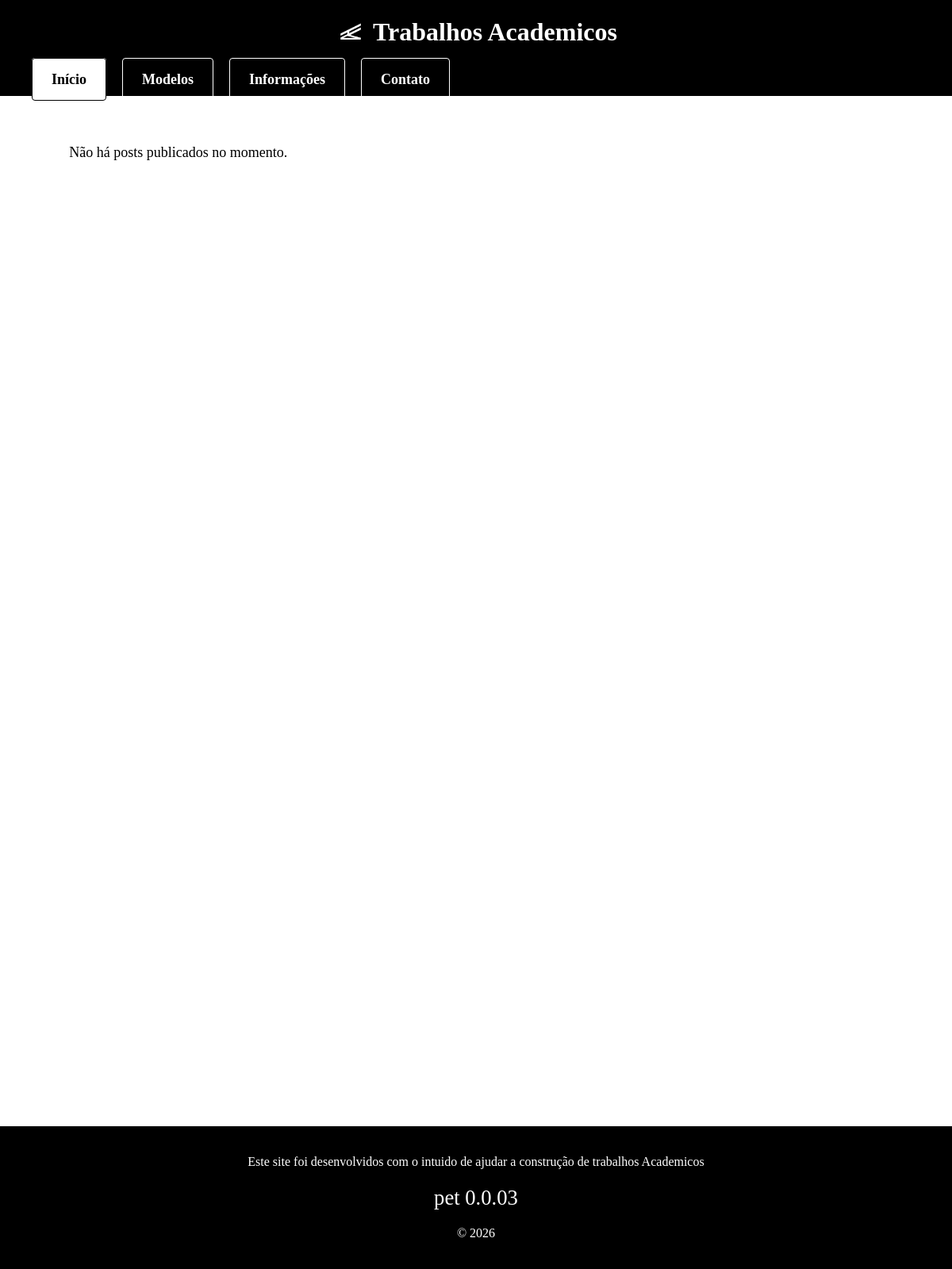
Before: / with the older database file.
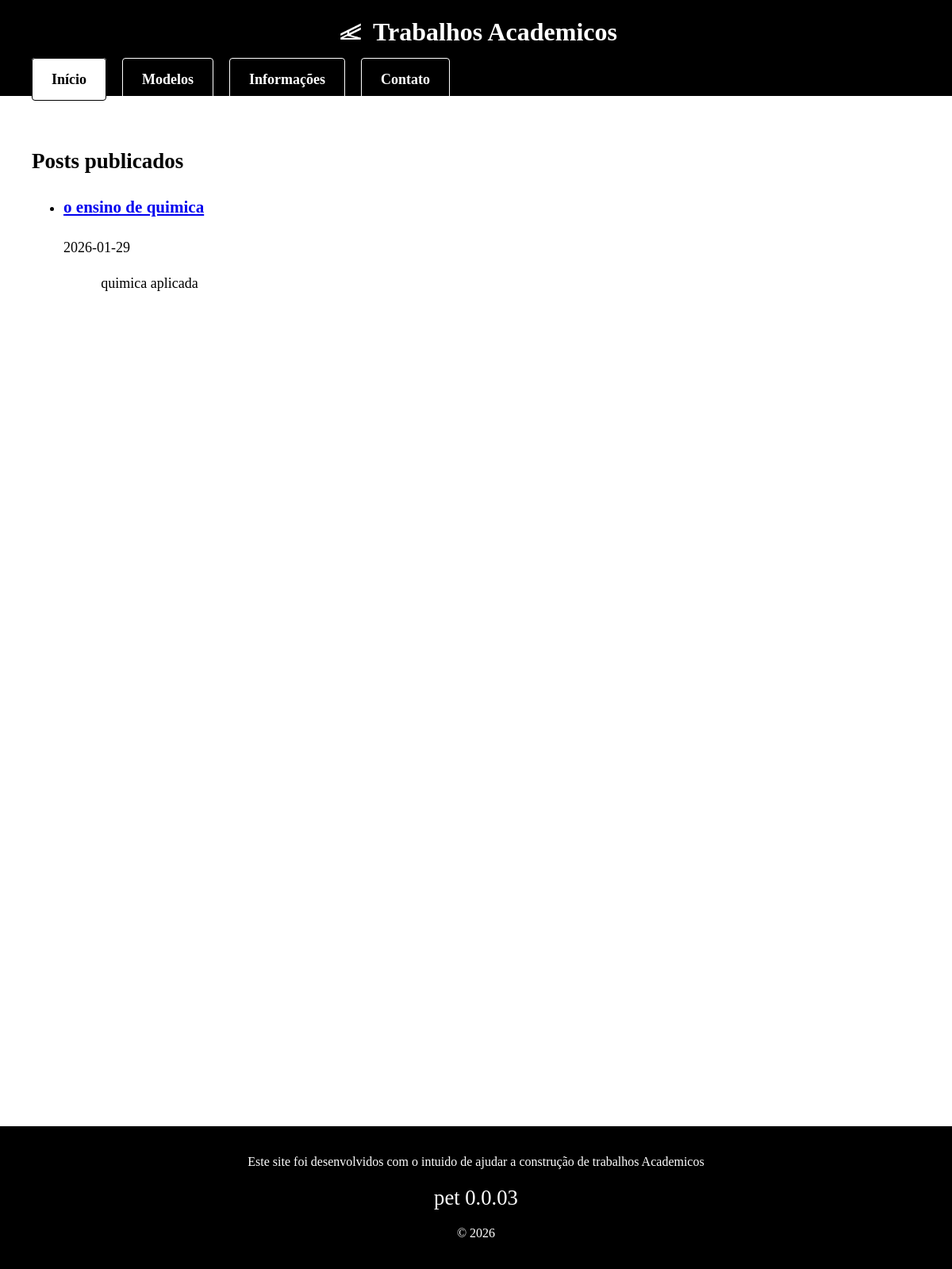
After: the same page with the newer database file.
### tables this page shows
CREATE TABLE posts (
        id INTEGER PRIMARY KEY AUTOINCREMENT,
        title TEXT NOT NULL,
        content TEXT NOT NULL,
        published BOOLEAN DEFAULT 0,
        created_at TIMESTAMP DEFAULT CURRENT_TIMESTAMP,
        updated_at TIMESTAMP DEFAULT CURRENT_TIMESTAMP
    );

### app.py (the view)
@app.route("/")
def index():
    posts = get_all_posts(published_only=True)
    return render_template("index.html", posts=posts)

### app.py (called while the page is built)
def get_db():
    conn = sqlite3.connect(DB_PATH)
    conn.row_factory = sqlite3.Row
    return conn

def get_all_posts(published_only=False):
    conn = get_db()
    cursor = conn.cursor()
    if published_only:
        cursor.execute('SELECT * FROM posts WHERE published=1 ORDER BY created_at DESC')
    else:
        cursor.execute('SELECT * FROM posts ORDER BY created_at DESC')
    posts = cursor.fetchall()
    conn.close()
    return posts

### templates/index.html (shortened to what this page needs)
{% extends "base.html" %}
{% block content %}
    <div class="texto">
        {% if posts and posts|length > 0 %}
            <h2>Posts publicados</h2>
            <ul class="posts-home">
                {% for post in posts %}
                    <li class="post-home-item">
                        <h3><a href="/post/{{ post['id'] }}">{{ post['title'] }}</a></h3>
                        <div class="meta">{{ post['created_at'][:10] }}</div>
                        <p>{{ post['content'][:250] }}{% if post['content']|length > 250 %}...{% endif %}</p>
                    </li>
                {% endfor %}
            </ul>
        {% else %}
            <p>Não há posts publicados no momento.</p>
        {% endif %}
    </div>
{% endblock %}

Changed rows visible on the page:
added posts: title "o ensino de quimica", created_at "2026-01-29", content "quimica aplicada"
Other visible differences:
text no longer shown: "Não há posts publicados no momento."
text now shown: "Posts publicados"
